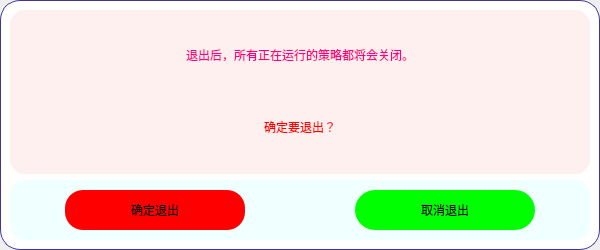
<?xml version="1.0" encoding="UTF-8"?>
<ui version="4.0">
 <class>Dialog</class>
 <widget class="QDialog" name="Dialog">
  <property name="geometry">
   <rect>
    <x>0</x>
    <y>0</y>
    <width>600</width>
    <height>250</height>
   </rect>
  </property>
  <property name="maximumSize">
   <size>
    <width>600</width>
    <height>250</height>
   </size>
  </property>
  <property name="windowTitle">
   <string>Dialog</string>
  </property>
  <layout class="QHBoxLayout" name="horizontalLayout">
   <property name="spacing">
    <number>0</number>
   </property>
   <property name="leftMargin">
    <number>0</number>
   </property>
   <property name="topMargin">
    <number>0</number>
   </property>
   <property name="rightMargin">
    <number>0</number>
   </property>
   <property name="bottomMargin">
    <number>0</number>
   </property>
   <item>
    <widget class="QFrame" name="frame">
     <property name="minimumSize">
      <size>
       <width>600</width>
       <height>250</height>
      </size>
     </property>
     <property name="maximumSize">
      <size>
       <width>600</width>
       <height>250</height>
      </size>
     </property>
     <property name="styleSheet">
      <string notr="true">QFrame {
	background-color: rgb(255, 255, 255);
	border: 1px solid rgb(65, 51, 156);
	border-radius: 20px;
}
QFrame:hover {
	border: 2px solid rgb(255, 85, 0);
}</string>
     </property>
     <property name="frameShape">
      <enum>QFrame::StyledPanel</enum>
     </property>
     <property name="frameShadow">
      <enum>QFrame::Raised</enum>
     </property>
     <layout class="QVBoxLayout" name="verticalLayout">
      <property name="topMargin">
       <number>9</number>
      </property>
      <item>
       <widget class="QFrame" name="frame_4">
        <property name="styleSheet">
         <string notr="true">QFrame {
	background-color: rgb(255, 240, 240);
	border: none;
	border-radius: 15px;
}
QFrame:hover {
	border: none;
}</string>
        </property>
        <property name="frameShape">
         <enum>QFrame::StyledPanel</enum>
        </property>
        <property name="frameShadow">
         <enum>QFrame::Raised</enum>
        </property>
        <layout class="QVBoxLayout" name="verticalLayout_2">
         <property name="spacing">
          <number>10</number>
         </property>
         <property name="leftMargin">
          <number>0</number>
         </property>
         <property name="topMargin">
          <number>20</number>
         </property>
         <property name="rightMargin">
          <number>0</number>
         </property>
         <property name="bottomMargin">
          <number>10</number>
         </property>
         <item alignment="Qt::AlignHCenter">
          <widget class="QLabel" name="label_tital_4">
           <property name="maximumSize">
            <size>
             <width>16777215</width>
             <height>50</height>
            </size>
           </property>
           <property name="styleSheet">
            <string notr="true">font: 700 18pt &quot;等线&quot;;
color: rgb(255, 0, 127);
border: none;</string>
           </property>
           <property name="text">
            <string>退出后，所有正在运行的策略都将会关闭。</string>
           </property>
           <property name="alignment">
            <set>Qt::AlignCenter</set>
           </property>
          </widget>
         </item>
         <item>
          <widget class="QLabel" name="label">
           <property name="styleSheet">
            <string notr="true">font: 700 18pt &quot;等线&quot;;
color: rgb(255, 0, 0);
border: none;</string>
           </property>
           <property name="text">
            <string>确定要退出？</string>
           </property>
           <property name="alignment">
            <set>Qt::AlignCenter</set>
           </property>
          </widget>
         </item>
        </layout>
       </widget>
      </item>
      <item>
       <widget class="QFrame" name="frame_3">
        <property name="maximumSize">
         <size>
          <width>16777215</width>
          <height>60</height>
         </size>
        </property>
        <property name="styleSheet">
         <string notr="true">QFrame {
	background-color: rgb(240, 255, 255);
	border: none;
	border-radius: 15px;
}
QFrame:hover {
	border: none;
}</string>
        </property>
        <property name="frameShape">
         <enum>QFrame::StyledPanel</enum>
        </property>
        <property name="frameShadow">
         <enum>QFrame::Raised</enum>
        </property>
        <layout class="QHBoxLayout" name="horizontalLayout_3">
         <property name="spacing">
          <number>0</number>
         </property>
         <property name="leftMargin">
          <number>0</number>
         </property>
         <property name="topMargin">
          <number>0</number>
         </property>
         <property name="rightMargin">
          <number>0</number>
         </property>
         <property name="bottomMargin">
          <number>0</number>
         </property>
         <item>
          <widget class="QFrame" name="frame_39">
           <property name="styleSheet">
            <string notr="true">QFrame {
	border: none;
	border-radius: 20px;
}
</string>
           </property>
           <property name="frameShape">
            <enum>QFrame::StyledPanel</enum>
           </property>
           <property name="frameShadow">
            <enum>QFrame::Raised</enum>
           </property>
           <layout class="QHBoxLayout" name="horizontalLayout_20">
            <property name="spacing">
             <number>0</number>
            </property>
            <property name="leftMargin">
             <number>0</number>
            </property>
            <property name="topMargin">
             <number>0</number>
            </property>
            <property name="rightMargin">
             <number>0</number>
            </property>
            <property name="bottomMargin">
             <number>0</number>
            </property>
            <item alignment="Qt::AlignVCenter">
             <widget class="QPushButton" name="Btn_determine_exit">
              <property name="enabled">
               <bool>true</bool>
              </property>
              <property name="sizePolicy">
               <sizepolicy hsizetype="Fixed" vsizetype="Preferred">
                <horstretch>0</horstretch>
                <verstretch>0</verstretch>
               </sizepolicy>
              </property>
              <property name="minimumSize">
               <size>
                <width>180</width>
                <height>40</height>
               </size>
              </property>
              <property name="maximumSize">
               <size>
                <width>180</width>
                <height>40</height>
               </size>
              </property>
              <property name="styleSheet">
               <string notr="true">QPushButton{	
	background-color: rgb(255, 0, 0);
	font: 700 18pt &quot;等线&quot;;
	border-radius: 18px;
}
QPushButton:hover{
	border: 3px solid rgb(255, 200, 0);  
}
QPushButton:pressed{
	color: green;
	border-color: blueviolet;
    background-color: rgb(85, 0, 255);
}
QPushButton:disabled{
	color: rgb(31, 31, 31);
    background-color: rgb(152, 152, 152);
}</string>
              </property>
              <property name="text">
               <string>确定退出</string>
              </property>
              <property name="iconSize">
               <size>
                <width>20</width>
                <height>20</height>
               </size>
              </property>
              <property name="checkable">
               <bool>true</bool>
              </property>
              <property name="checked">
               <bool>false</bool>
              </property>
             </widget>
            </item>
           </layout>
          </widget>
         </item>
         <item>
          <widget class="QFrame" name="frame_45">
           <property name="styleSheet">
            <string notr="true">QFrame {
	border: none;
	border-radius: 20px;
}
</string>
           </property>
           <property name="frameShape">
            <enum>QFrame::StyledPanel</enum>
           </property>
           <property name="frameShadow">
            <enum>QFrame::Raised</enum>
           </property>
           <layout class="QHBoxLayout" name="horizontalLayout_30">
            <property name="spacing">
             <number>0</number>
            </property>
            <property name="leftMargin">
             <number>0</number>
            </property>
            <property name="topMargin">
             <number>0</number>
            </property>
            <property name="rightMargin">
             <number>0</number>
            </property>
            <property name="bottomMargin">
             <number>0</number>
            </property>
            <item alignment="Qt::AlignVCenter">
             <widget class="QPushButton" name="Btn_cancel_exit">
              <property name="enabled">
               <bool>true</bool>
              </property>
              <property name="sizePolicy">
               <sizepolicy hsizetype="Minimum" vsizetype="Minimum">
                <horstretch>0</horstretch>
                <verstretch>0</verstretch>
               </sizepolicy>
              </property>
              <property name="minimumSize">
               <size>
                <width>180</width>
                <height>40</height>
               </size>
              </property>
              <property name="maximumSize">
               <size>
                <width>180</width>
                <height>40</height>
               </size>
              </property>
              <property name="styleSheet">
               <string notr="true">QPushButton{	
	background-color: rgb(0, 255, 0);
	font: 700 18pt &quot;等线&quot;;
	border-radius: 20px;
}
QPushButton:hover{
	border: 3px solid rgb(255, 200, 0);  
}
QPushButton:pressed{
	color: green;
	border-color: rgb(255, 0, 0);
    background-color: rgb(255, 255, 0);
}
QPushButton:disabled{
	color: rgb(31, 31, 31);
    background-color: rgb(152, 152, 152);
}</string>
              </property>
              <property name="text">
               <string>取消退出</string>
              </property>
              <property name="iconSize">
               <size>
                <width>19</width>
                <height>20</height>
               </size>
              </property>
             </widget>
            </item>
           </layout>
          </widget>
         </item>
        </layout>
       </widget>
      </item>
     </layout>
    </widget>
   </item>
  </layout>
 </widget>
 <resources/>
 <connections>
  <connection>
   <sender>Btn_cancel_exit</sender>
   <signal>clicked()</signal>
   <receiver>Dialog</receiver>
   <slot>hide()</slot>
   <hints>
    <hint type="sourcelabel">
     <x>478</x>
     <y>209</y>
    </hint>
    <hint type="destinationlabel">
     <x>299</x>
     <y>99</y>
    </hint>
   </hints>
  </connection>
 </connections>
</ui>
